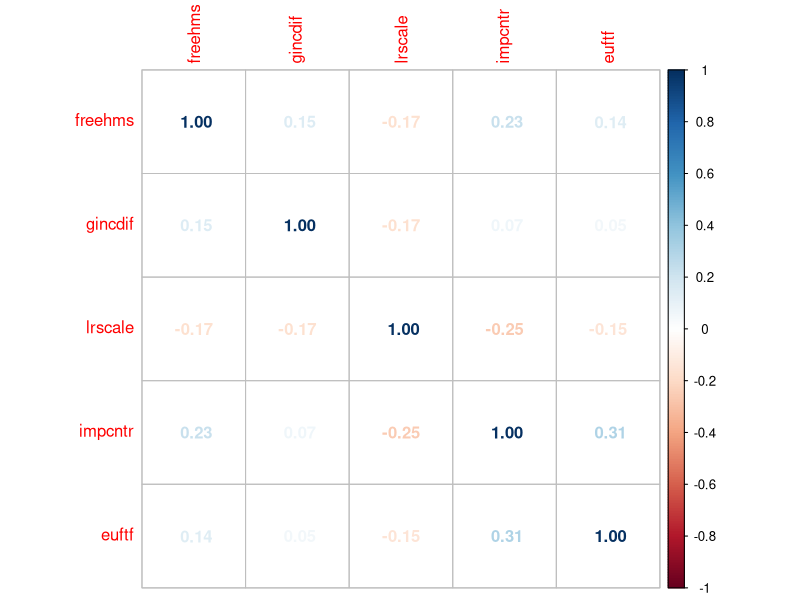
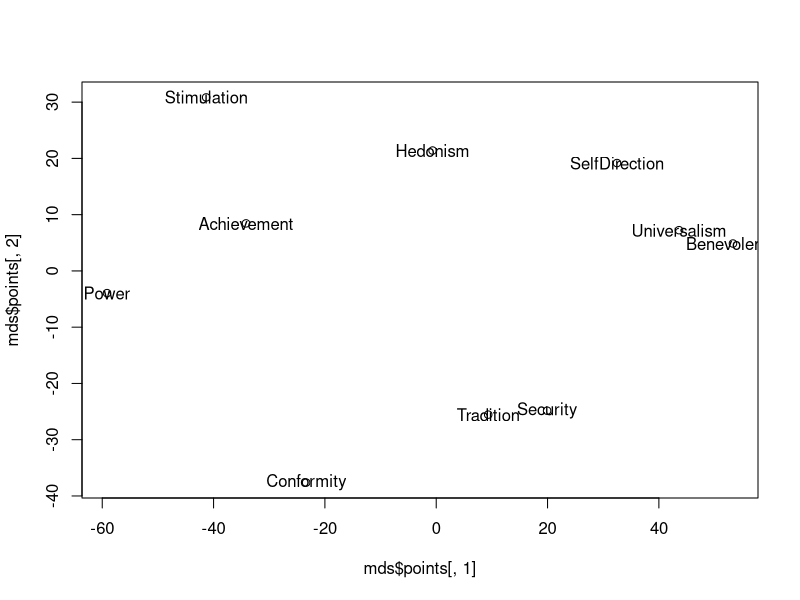
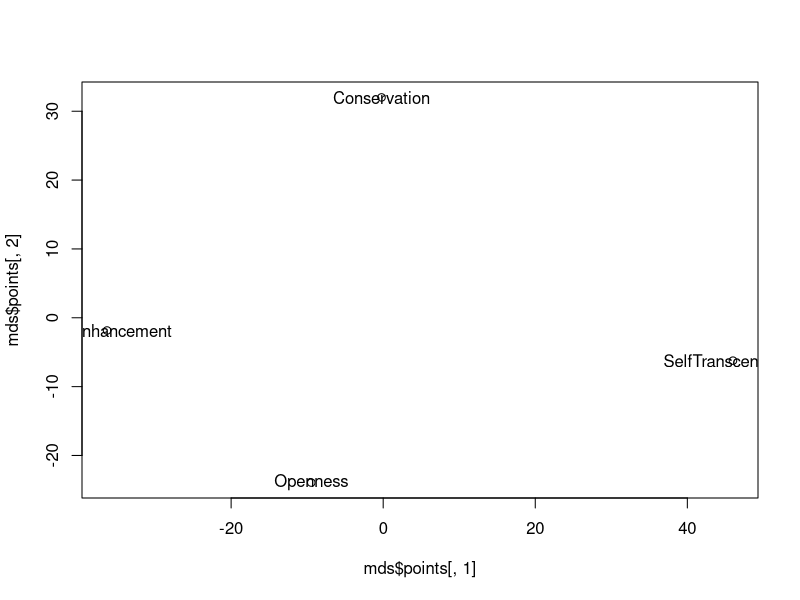
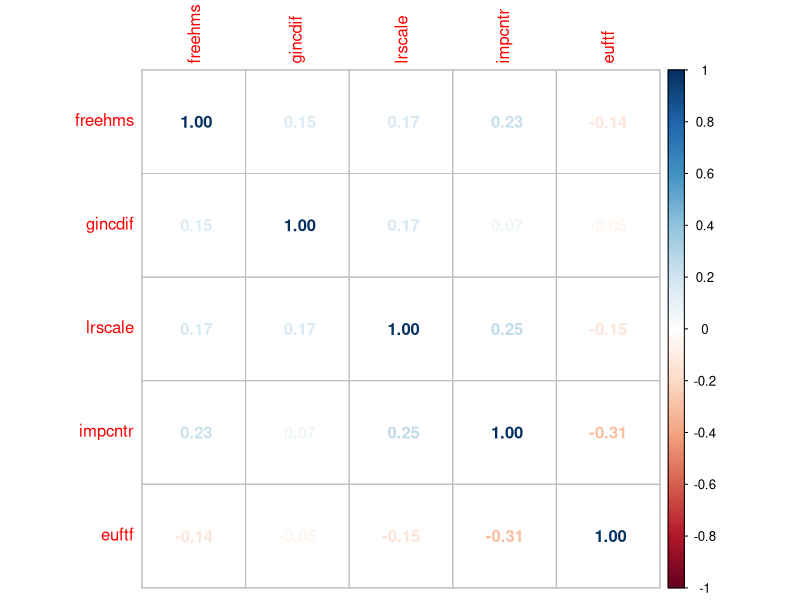
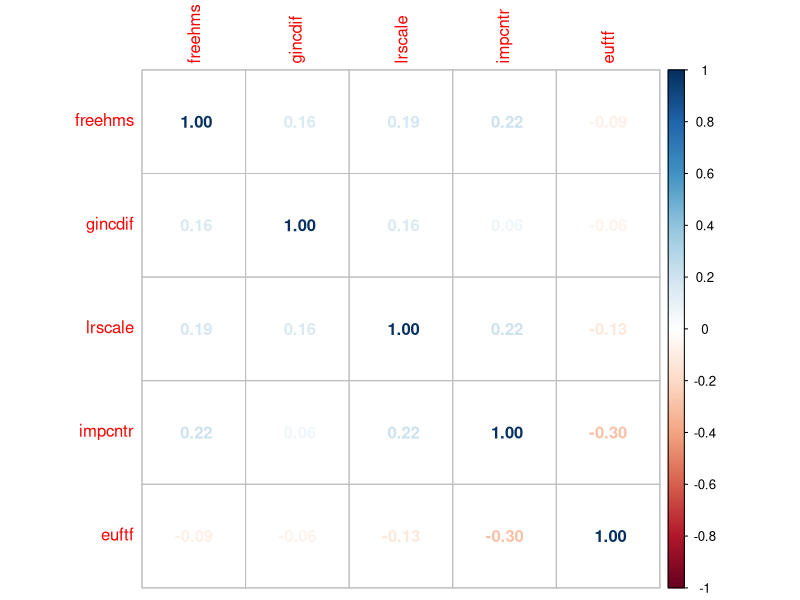
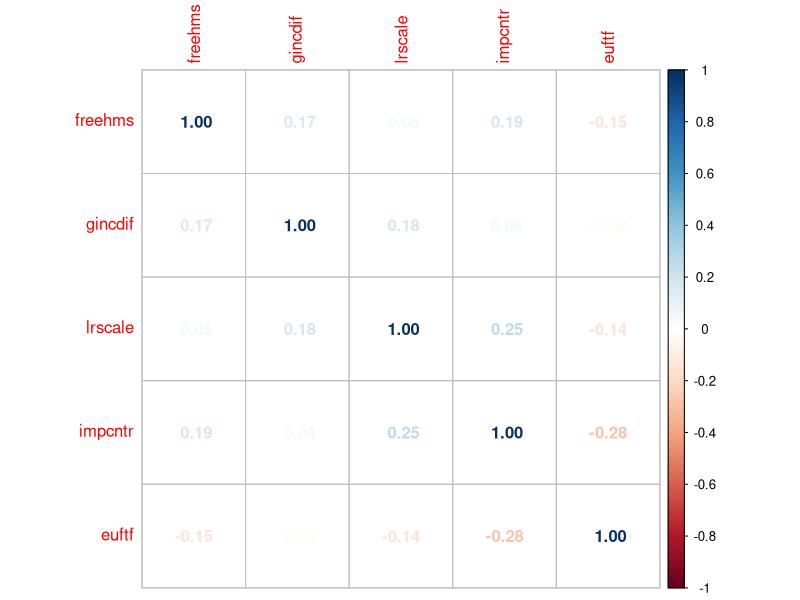
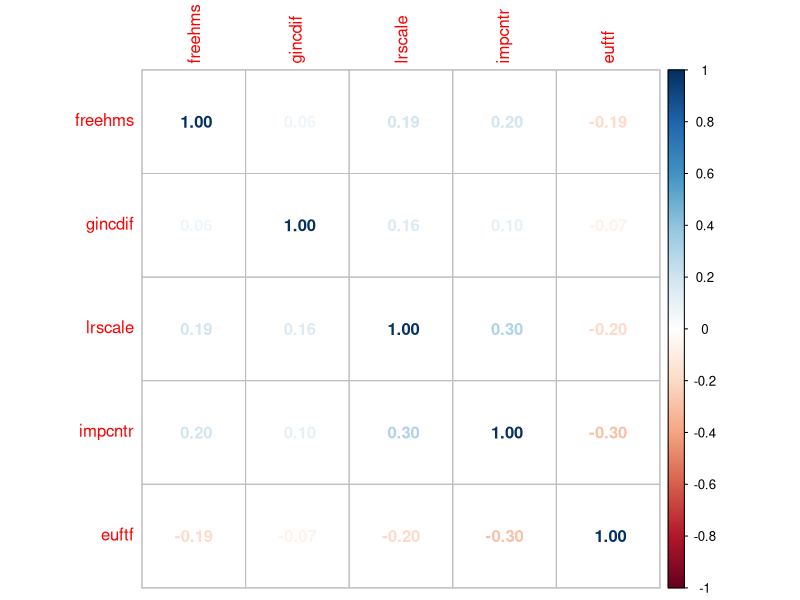
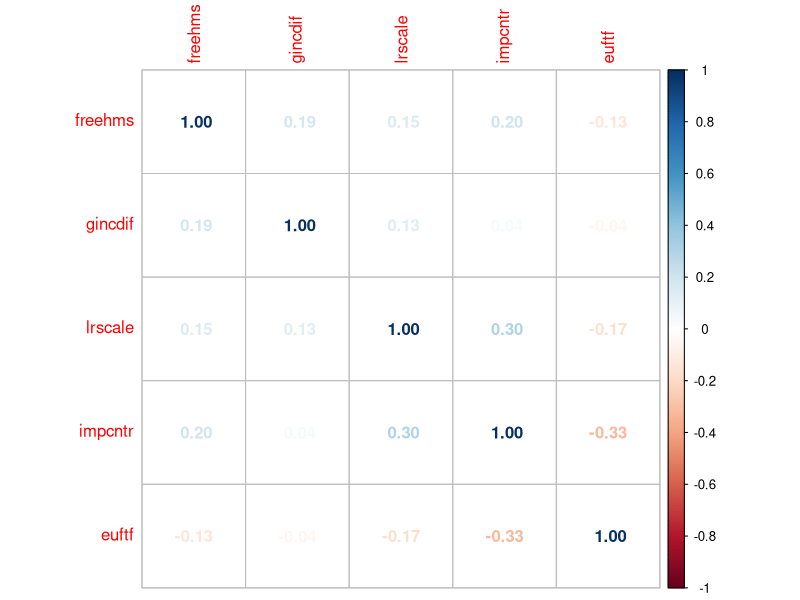

R code for these plots, in order:
#### Script for reading, cleaning and preparing data for other phases of project of Group 12

## Encoding: windows-1250
## Edited:   2022-07-11 FranCesko


## NOTES:
# 1) selection and filtering is done -- we have 26 vars (21 human values, 5 believes),
#  we have 2,126 observations, i.e. respondents which answer all our 26 questions!
#
# 2) generating of frequency table is not neat -- we might rewrite in more concise way,
#  'rstatix' package, or 'sjmisc' package might help here (Jan would love 'sjmisc', it mimics STATA!)
#
# 3) scaling of the values and finding correlations is done
# 
# 4) Human values are transformed into Schwartz values 


# Header ------------------------------------------------------------------

# cleaning the environment:
rm(list=ls())


# Loading packages:
library(readr)
library(tibble)
library(dplyr)
library(forcats)
library(writexl)
library(corrplot) 
library(tidyverse)

# Loading and cleaning data -----------------------------------------------
raw = read_csv('ESS9e03_1.csv') 
# Reading data from .csv file:
df = read_csv('ESS9e03_1.csv') %>% 
  # Selection of needed variables:
  select(idno, freehms, gincdif, lrscale, impcntr, euftf, ipcrtiv:impfun) %>% 
  # Filtering the cases -- cases with missing values on believes variables deleted:
  filter(freehms <= 5, gincdif <= 5, impcntr <= 4, 
         lrscale <= 10, euftf <= 10) 
# %>%
#   # Another filtering -- cases where misses at least one human value are deleted:
#   rowwise() %>% filter(sum(across(ipcrtiv:impfun, ~ .x<=6 )) == 21) %>% ungroup()


# Transform attitude items and calculate correlations -------------------------

# Scaling data to values within [-1, 1]. 
# v' = -1 + 2* (v-m)/(M-m), where m is the lowest, M the highest possible answer
df_s =df %>% 
  mutate(
   across(c(freehms, gincdif), ~ -1 + (.x - 1)/(5-1)), 
   across(c(lrscale, euftf), ~ -1 + (.x - 0)/(10-0)), 
   impcntr = -1 + (impcntr - 1)/(4-1)
  )
## BEWARE!!! This code produces scale [-1, 0], not [-1, +1],
## conceptually it makes no difference, we have all at the same scale, 
## but it's not the intended scale.



# Flipping some scales:
# some questions are asked in a "negative" sense: 
# e.g. -1 --> "more immigrants" and 1 --> "less immigrants"
# we flip the sign of these questions. 
df_s$freehms <- df_s$freehms * -1
df_s$gincdif <- df_s$gincdif * -1
df_s$impcntr <- df_s$impcntr * -1

# calculate correlation coefficients of the value dimensions
attitudenames = c("freehms", "gincdif", "lrscale", "impcntr", "euftf")
df_cor <- df_s[attitudenames]
x <- cor(df_cor)
corrplot(x, method='number')


# Human values computation -----------------------------------------------------

valuenames <- c("ipcrtiv", "imprich", "ipeqopt", "ipshabt", "impsafe", "impdiff", "ipfrule", "ipudrst", 
  "ipmodst", "ipgdtim", "impfree", "iphlppl", "ipsuces", "ipstrgv", "ipadvnt", "ipbhprp",
  "iprspot", "iplylfr", "impenv",  "imptrad", "impfun")  

df_ten <- df |> select(idno, ipcrtiv:impfun) |> rowwise() |> 
  mutate(Conformity = mean(c_across(valuenames[c(7,16)])),
         Tradition = mean(c_across(valuenames[c(9,20)])),
         Benevolence = mean(c_across(valuenames[c(12,18)])),
         Universalism = mean(c_across(valuenames[c(3,8,19)])),
         SelfDirection = mean(c_across(valuenames[c(1,11)])),
         Stimulation = mean(c_across(valuenames[c(6,15)])),
         Hedonism = mean(c_across(valuenames[c(10,21)])),
         Achievement = mean(c_across(valuenames[c(4,13)])),
         Power = mean(c_across(valuenames[c(2,17)])),
         Security = mean(c_across(valuenames[c(5,14)])),
         mrat = mean(c_across(ipcrtiv:impfun)),
         mrat_median = median(c_across(ipcrtiv:impfun))) |> 
  ungroup() |> 
  mutate(across(Conformity:Security, function(x) x - mrat)) |> 
  mutate(Openness = (SelfDirection + Stimulation)/2,
         SelfEnhancement = (Hedonism + Achievement + Power)/3,
         Conservation = (Security + Conformity + Tradition)/3,
         SelfTranscendence = (Benevolence + Universalism)/2)
df_four <- df_ten[sample(nrow(df_ten)),] |> 
  select(idno, Openness:SelfTranscendence) |> 
  pivot_longer(Openness:SelfTranscendence) |> 
  group_by(idno) |> 
  mutate(rank = rank(value)) |> 
  group_by(idno) |> 
  summarize(Value1 = name[value == max(value)][1], 
            Value2 = name[value == min(value)][1],
            Consistent =
              str_starts(Value1,"Self") & str_starts(Value2,"Self") |
              Value1 == "Openness" & Value2 == "Conservation" |
              Value2 == "Openness" & Value1 == "Conservation") |> 
  mutate(ValueType = if_else(Consistent, Value1, "Erratic"))

mds <- df_ten |> select(Conformity:Security) |> t() |> dist() |> 
  cmdscale(eig = TRUE, k =2)
plot(mds$points[,1],mds$points[,2])
text(mds$points[,1],mds$points[,2],labels = row.names(mds$points))
mds <- df_ten |> select(Openness:SelfTranscendence) |> t() |> dist() |> 
  cmdscale(eig = TRUE, k =2)
plot(mds$points[,1],mds$points[,2])
text(mds$points[,1],mds$points[,2],labels = row.names(mds$points))




# Correlations on Subgroups

DF <- df |> left_join(df_four)
DF |> select(attitudenames) |>  cor() |> corrplot(method='number')
DF |> filter(Value1 == "SelfEnhancement") |> 
  select(attitudenames) |>  cor() |> corrplot(method='number')
DF |> filter(Value1 == "Openness") |> 
  select(attitudenames) |>  cor() |> corrplot(method='number')
DF |> filter(Value1 == "Conservation") |> 
  select(attitudenames) |>  cor() |> corrplot(method='number')


DF |> left_join(raw) |> filter(atchctr < 8, atchctr <= 10) |> 
  select(attitudenames) |>  cor() |> corrplot(method='number')
DF |> left_join(raw) |> filter(pray < 6, atchctr <= 7) |> 
  select(attitudenames) |>  cor() |> corrplot(method='number')

# Principal Component Analysis
DF |> select(attitudenames) |>  prcomp()
